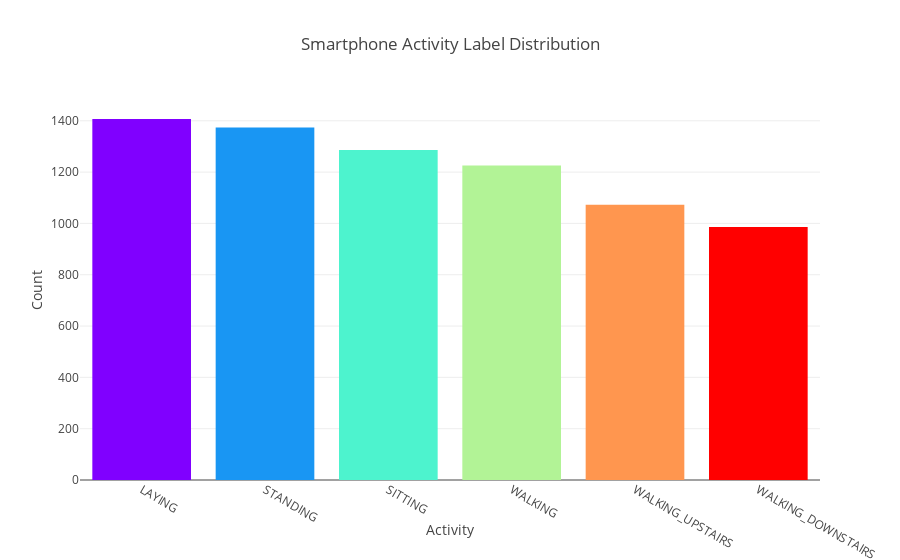

Here is the notebook cell this chart was saved with:
### Code cell
# Check Imbalance and Histogram
# plt.figure(figsize=(10,8))
# plt.title('Histogram of Activity')
# sns.countplot(train.Activity)
# plt.xticks(rotation=90)

# Create plot
colormap = get_cmap('rainbow')
colors = [rgb2hex(colormap(col)) for col in np.arange(0, 1.01, 1/(train['Activity'].value_counts().shape[0]-1))]

# print(train['Activity'].value_counts().index)
# print(train['Activity'].value_counts())

data = go.Bar(x = train['Activity'].value_counts().index,
              y = train['Activity'].value_counts(),
              marker = dict(color = colors))

layout = go.Layout(title = 'Smartphone Activity Label Distribution',
                   xaxis = dict(title = 'Activity'),
                   yaxis = dict(title = 'Count'))

fig = go.Figure(data=[data], layout=layout)
iplot(fig)

### Figure 1 — Plotly figure (JSON) as saved in the notebook; plotly's stock layout.template omitted (floating-point values rounded to 4 significant figures)
{"data": [{"marker": {"color": ["#8000ff", "#1996f3", "#4df3ce", "#b2f396", "#ff964f", "#ff0000"]}, "type": "bar", "uid": "84287566-16b3-472f-8904-b2af915e375b", "x": ["LAYING", "STANDING", "SITTING", "WALKING", "WALKING_UPSTAIRS", "WALKING_DOWNSTAIRS"], "y": [1407, 1374, 1286, 1226, 1073, 986]}], "layout": {"title": {"text": "Smartphone Activity Label Distribution"}, "xaxis": {"title": {"text": "Activity"}}, "yaxis": {"title": {"text": "Count"}}}}
